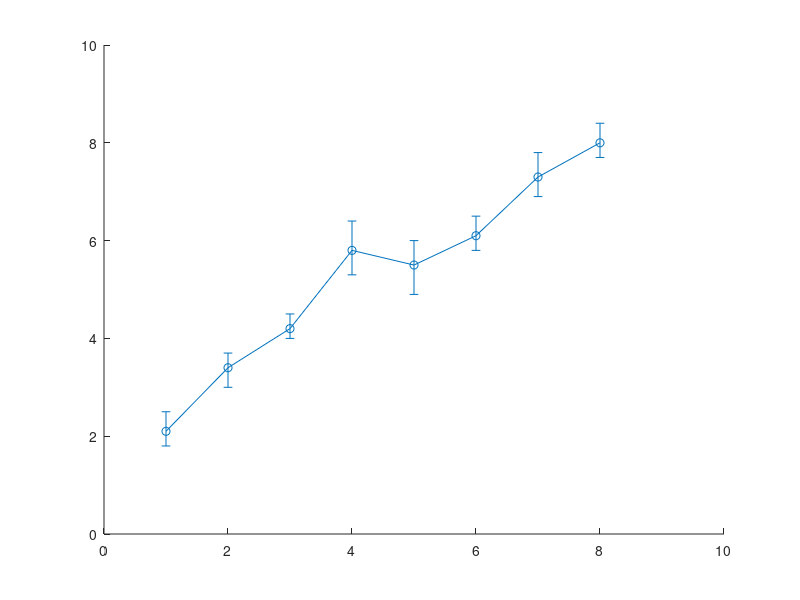

MATLAB code to generate this figure: (Note: this script raises an error after producing the figure.)
x = 1:8;
y = [2.1 3.4 4.2 5.8 5.5 6.1 7.3 8.0];
neg = [0.3 0.4 0.2 0.5 0.6 0.3 0.4 0.3];
pos = [0.4 0.3 0.3 0.6 0.5 0.4 0.5 0.4];

errorbar(x, y, neg, pos, 'o-', 'LineWidth', 1.5);
title('Tensile Strength vs. Sample');
xlabel('Sample #');
ylabel('Strength (MPa)');
grid on;
